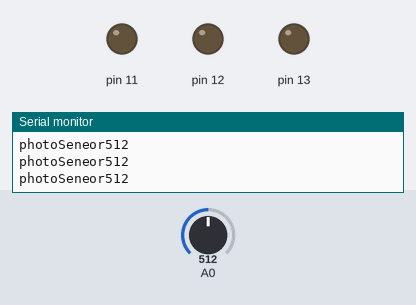
Bench run of a sketch on a simulated Arduino Uno, built with avr-gcc and run on an emulated ATmega328P. On the bench: output pins drawn as LEDs (lit = HIGH), the last lines printed to the serial monitor. The test bench sets the inputs (shaded band); at power-on: A0 = 512.

Above: at 1.2 s.
1.3 s: A0 set to 887
4.3 s: A0 set to 916
At 5.5 s:
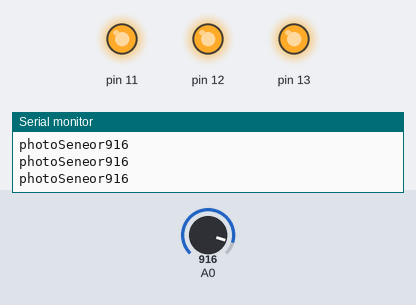
5.8 s: A0 set to 900
At 6.7 s:
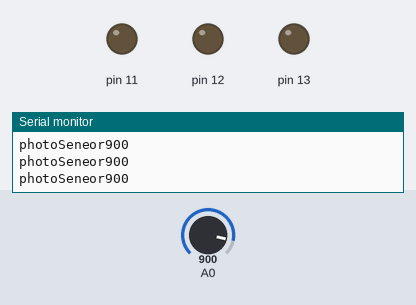
7.3 s: A0 set to 1023
At 7.8 s:
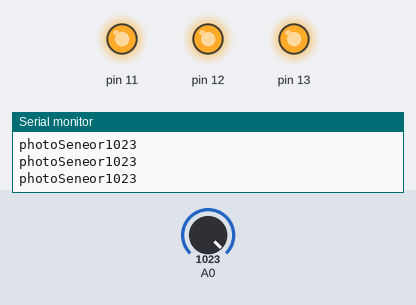
Timing chart, 0 to 9.8 s (numbered marks = the images above; inputs shaded):
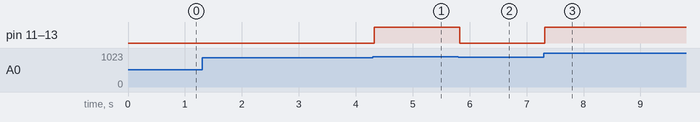

Measured:
- the behaviour switches between 900 and 901 on A0 (found by bisection; images 0 and 1)
- after the input at 4.3 s, pin 11–13: LOW → HIGH at once
- after the input at 5.8 s, pin 11–13: HIGH → LOW at once
- after the input at 7.3 s, pin 11–13: LOW → HIGH at once

The sketch:

sketch_apr11c.ino
```cpp
void setup() {
  // put your setup code here, to run once:
  pinMode(11, OUTPUT);
  pinMode(12, OUTPUT);
  pinMode(13, OUTPUT);
  Serial.begin(9600);
}

void loop() {
  // put your main code here, to run repeatedly:
  int value = analogRead(A0);
  Serial.println("photoSeneor" + String(value));

  if(value > 900) {
    digitalWrite(11, HIGH); // 빛이 어두우면 가로등을 켠다.
    digitalWrite(12, HIGH); // 빛이 어두우면 가로등을 켠다.
    digitalWrite(13, HIGH); // 빛이 어두우면 가로등을 켠다.
  }else{
    digitalWrite(11, LOW); // 빛이 밝으면 가로등을 끈다.
    digitalWrite(12, LOW); // 빛이 밝으면 가로등을 끈다.
    digitalWrite(13, LOW); // 빛이 밝으면 가로등을 끈다.
  }
}
```
